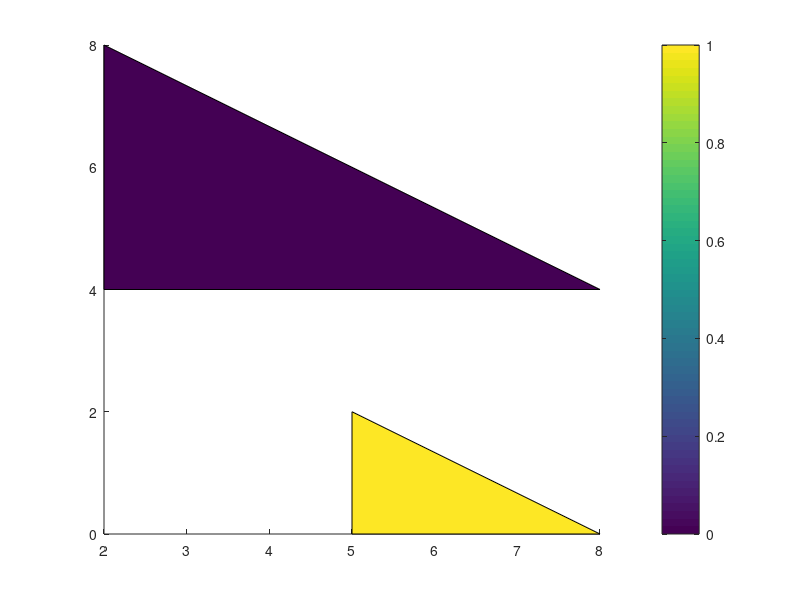

Write the MATLAB code that produced this figure.
% function [ AxA ] = TestFc( a, b, c )

% AxA = ones(9, 1);

% end
% AxA = cell(2, 1);
% AxA{1} = 30;
% AxA{2} = 60;

% % CxC = horzcat( cell(2, 1), AxA )

% % BxB = 0;
% x = 1;
% AxA = x;
% BxB = x + 1;

% end

% a = 1;
% try
%     if a == 1
%         a = 9
%         error('testing catch funtion');
%     end
% catch a
%     ;% a = 3
% end
% b = 6
% % xAx = complex(a,0);

% idx = 4320;
%     tmp_m = mod( idx, x_idx_max );
%     if tmp_m == 0
%         m = x_idx_max;
%     else
%         m = tmp_m;
%     end

%     if mod( idx, x_idx_max * y_idx_max ) == 0
%         n = y_idx_max;
%     else
%         n = ( mod( idx, x_idx_max * y_idx_max ) - m ) / x_idx_max + 1;
%     end
    
%     ell = int64( ( idx - m - ( n - 1 ) * x_idx_max ) / ( x_idx_max * y_idx_max ) + 1 );

%     [ m, n, ell ]

% x2 = [2 5; 2 5; 8 8];
% y2 = [4 0; 8 2; 4 0];
% patch(x2,y2,'green')

% v2 = [2 4; 2 8; 8 4; 5 0; 5 2; 8 0];
% f2 = [1 2 3 5;
%       4 5 6 NaN];
% c  = [0; 1];
% patch('Faces', f2,'Vertices', v2, 'FaceColor', c)
v = [2 4 1; 2 8 1; 8 4 1; 5 0 1; 5 2 1; 8 0 1];
f = [1 2 3; 4 5 6];
col = [0; 1];
figure
patch('Faces',f,'Vertices',v,'FaceVertexCData',col,'FaceColor','flat');
colorbar